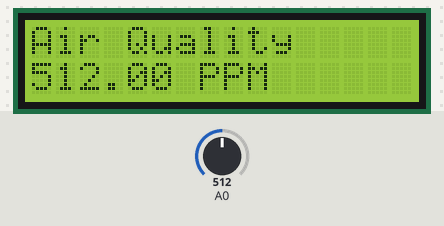
The sketch below on a simulated Arduino Uno, built with avr-gcc and run on an emulated ATmega328P. On the bench: 16×2 character LCD. The test bench sets the inputs (shaded band); at power-on: A0 = 512. The modem accepts every AT command (registered, SIM ready, sends succeed) and sends nothing else; what the sketch prints to the serial monitor is not drawn.

Above: at 10.6 s.
10.7 s: A0 set to 11
At 20.4 s:
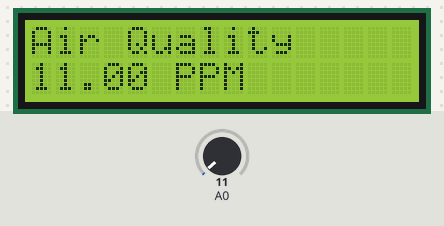
20.9 s: A0 set to 8
At 30.9 s:
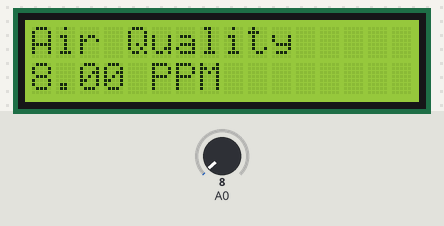
31.1 s: A0 set to 0
Timing chart, 0 to 34.1 s (numbered marks = the images above; inputs shaded):
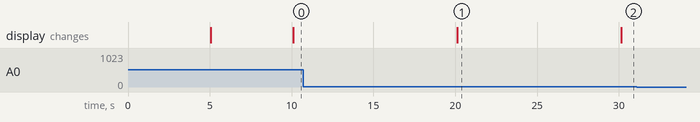

Measured:
- after the input at 10.7 s, the display: changes after 9.4 s (image 1)
- after the input at 20.9 s, the display: changes after 9.3 s (image 2)

The sketch:

code.ino
```cpp
#include <SoftwareSerial.h>
#define DEBUG true
SoftwareSerial espSerial(9,10); // This makes pin 9 of Arduino as RX pin and pin 10 of Arduino as the TX pin
const int sensorPin= 0;
#include <LiquidCrystal.h>
LiquidCrystal lcd(12,11, 5, 4, 3, 2);

String mySSID = "NETWORK";       // WiFi SSID
String myPWD = "network7"; // WiFi Password
String myAPI = "6L22OL5XC391UHWC";   // API Key
String myHOST = "api.thingspeak.com";
String myPORT = "80";
String myFIELD = "field1";


void setup()
{
    lcd.begin(16,2);
    lcd.setCursor (0,0);
    lcd.print ("   AIR QUALITY");
    lcd.setCursor (0,1);
    lcd.print ("DETECTION SYSTEM");
    delay(2000);
    Serial.begin(115200);
    espSerial.begin(115200);

    espData("AT+RST", 1000, DEBUG);                      //Reset the ESP8266 module
    espData("AT+CWMODE=3", 1000, DEBUG);                 //Set the ESP mode as station mode
    espData("AT+CWJAP=\""+ mySSID +"\",\""+ myPWD +"\"", 1000, DEBUG);   //Connect to WiFi network

    pinMode(sensorPin, INPUT);        //Gas sensor will be an input to the arduino
    lcd.clear();
}

void loop() {

    float air_quality = analogRead(A0);
    Serial.println(air_quality);

    String sendData = "GET /update?api_key="+ myAPI +"&"+ myFIELD +"="+String(air_quality);
    espData("AT+CIPMUX=1", 1000, DEBUG);       //Allow multiple connections
    espData("AT+CIPSTART=0,\"TCP\",\""+ myHOST +"\","+ myPORT, 1000, DEBUG);
    espData("AT+CIPSEND=0," +String(sendData.length()+4),1000,DEBUG);
    espSerial.println(sendData);

    espData("AT+CIPCLOSE=0",1000,DEBUG);
    delay(1000);


    lcd.setCursor (0, 0);
    lcd.print("Air Quality");
    lcd.setCursor(0,1);

    lcd.print (air_quality);
    lcd.print (" PPM ");
}


String espData(String command, const int timeout, boolean debug)
{

    String response = "";
    espSerial.println(command);
    long int time = millis();
    while ( (time + timeout) > millis())

    {
      while (espSerial.available())
      {
        char c = espSerial.read();
        response += c;
      }
    }
    if (debug)
    {
      //Serial.print(response);
    }
    return response;
}
```
